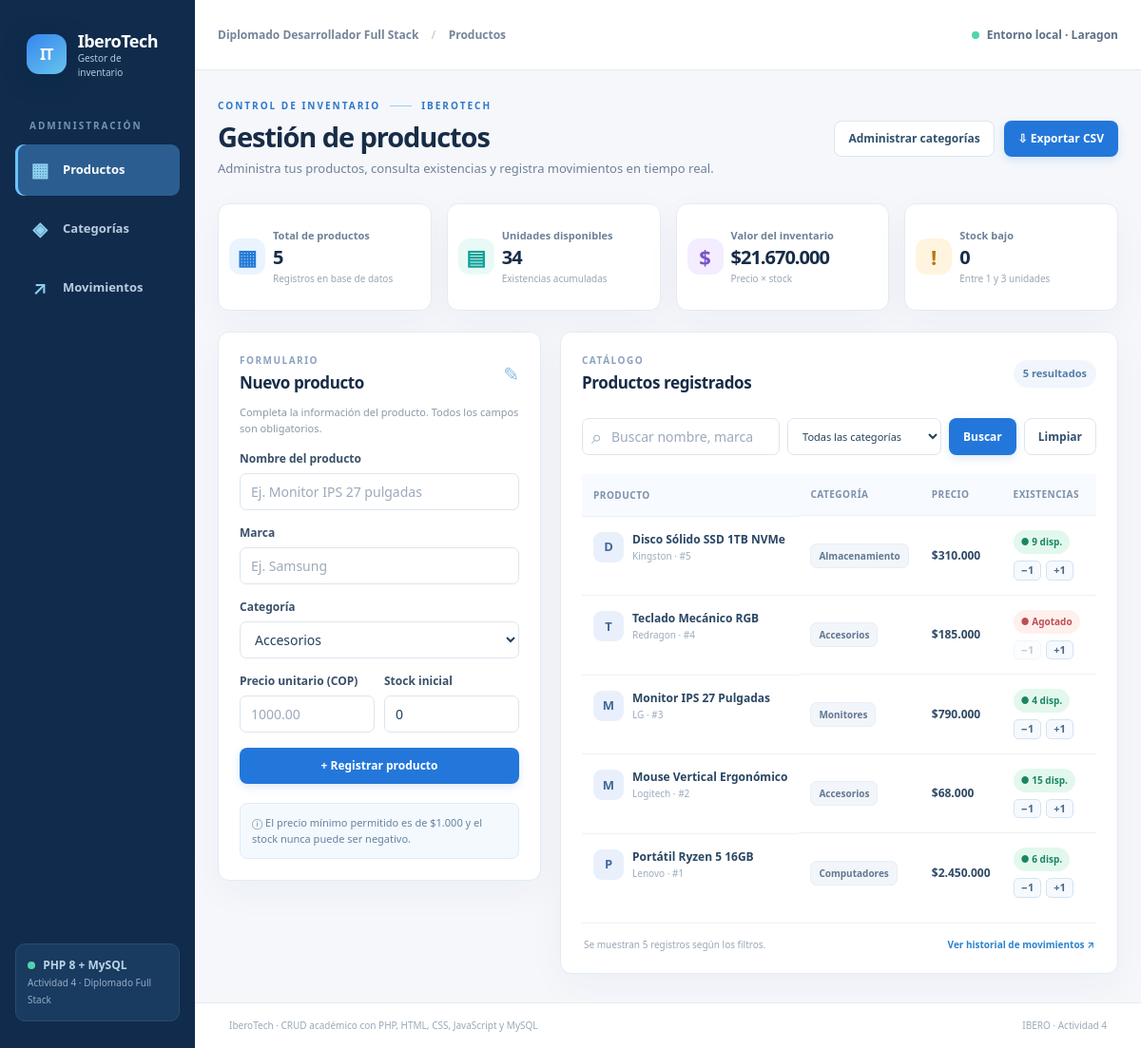
The page / on the database its author committed.
### tables this page shows
CREATE TABLE IF NOT EXISTS productos (
    id INT UNSIGNED AUTO_INCREMENT PRIMARY KEY,
    nombre VARCHAR(120) NOT NULL,
    marca VARCHAR(60) NOT NULL DEFAULT 'Genérica',
    categoria VARCHAR(60) NOT NULL,
    precio DECIMAL(12,2) NOT NULL DEFAULT 0,
    stock INT UNSIGNED NOT NULL DEFAULT 0,
    creado_en DATETIME NOT NULL DEFAULT CURRENT_TIMESTAMP,
    CONSTRAINT fk_productos_categoria FOREIGN KEY (categoria)
        REFERENCES categorias(nombre) ON UPDATE CASCADE ON DELETE RESTRICT,
    INDEX idx_producto_nombre(nombre),
    INDEX idx_producto_marca(marca),
    INDEX idx_producto_categoria(categoria)
);

### backend/funciones.php (called while the page is built, shortened)
<?php
function escapar(mixed $valor): string
{
    return htmlspecialchars((string) $valor, ENT_QUOTES | ENT_SUBSTITUTE, 'UTF-8');
}
function pesos(mixed $importe): string
{
    return '$' . number_format((float) $importe, 0, ',', '.');
}

### backend/inventario.php (called while the page is built, shortened)
<?php
function obtenerCategorias(PDO $pdo): array
{
    return $pdo->query('SELECT nombre FROM categorias ORDER BY nombre ASC')->fetchAll(PDO::FETCH_COLUMN);
}
function listarProductos(PDO $pdo, string $busqueda = '', string $filtroCategoria = ''): array
{
    $sql = 'SELECT p.* FROM productos p WHERE 1 = 1';
    $parametros = [];
    $sql .= ' ORDER BY p.id DESC';
    $consulta = $pdo->prepare($sql);
    $consulta->execute($parametros);
    return $consulta->fetchAll();
}
function obtenerIndicadores(PDO $pdo): array
{
    return $pdo->query('SELECT COUNT(*) AS total_productos,
      COALESCE(SUM(stock), 0) AS total_unidades,
      COALESCE(SUM(precio * stock), 0) AS valor_inventario,
      COALESCE(SUM(CASE WHEN stock > 0 AND stock <= 3 THEN 1 ELSE 0 END), 0) AS stock_bajo
      FROM productos')->fetch();
}

### index.php (the view, shortened to what this page needs)
<?php
require_once __DIR__ . '/backend/inicio.php';
require_once __DIR__ . '/backend/vistas.php';
$categorias = obtenerCategorias($pdo);
$productoEditar = ['id' => 0, 'nombre' => '', 'marca' => '', 'categoria' => 'Accesorios', 'precio' => '', 'stock' => '0'];
$busqueda = trim((string) ($_GET['q'] ?? ''));
$filtroCategoria = trim((string) ($_GET['categoria'] ?? ''));
if (!in_array($filtroCategoria, $categorias, true)) $filtroCategoria = '';
$productos = listarProductos($pdo, $busqueda, $filtroCategoria);
$indicadores = obtenerIndicadores($pdo);
cabecera('Productos', 'productos');
?>
<section class="page-heading">
  <div><div class="eyebrow">CONTROL DE INVENTARIO <span class="eyebrow-line"></span> IBEROTECH</div>
    <h1>Gestión de productos</h1>
    <p>Administra tus productos, consulta existencias y registra movimientos en tiempo real.</p></div>
  <div class="heading-actions"><a class="btn btn-soft" href="categorias.php">Administrar categorías</a><a class="btn btn-blue" href="exportar.php">⇩ Exportar CSV</a></div>
</section>
<div class="kpi-grid">
  <article class="kpi-card"><div class="kpi-icon blue">▦</div><div><span>Total de productos</span><strong><?= (int) $indicadores['total_productos'] ?></strong><small>Registros en base de datos</small></div></article>
  <article class="kpi-card"><div class="kpi-icon teal">▤</div><div><span>Unidades disponibles</span><strong><?= (int) $indicadores['total_unidades'] ?></strong><small>Existencias acumuladas</small></div></article>
  <article class="kpi-card"><div class="kpi-icon violet">$</div><div><span>Valor del inventario</span><strong><?= escapar(pesos($indicadores['valor_inventario'])) ?></strong><small>Precio × stock</small></div></article>
  <article class="kpi-card"><div class="kpi-icon amber">!</div><div><span>Stock bajo</span><strong><?= (int) $indicadores['stock_bajo'] ?></strong><small>Entre 1 y 3 unidades</small></div></article>
</div>
<div class="content-grid">
  <section class="surface form-surface" id="formulario-producto"><div class="surface-heading"><div><div class="section-kicker">FORMULARIO</div><h2><?= (int) $productoEditar['id'] > 0 ? 'Editar producto #' . (int) $productoEditar['id'] : 'Nuevo producto' ?></h2></div><span class="surface-icon">✎</span></div>
    <p class="form-intro">Completa la información del producto. Todos los campos son obligatorios.</p>
    <form method="post" action="index.php#formulario-producto" class="product-form">
      <label for="nombre">Nombre del producto</label><input id="nombre" name="nombre" type="text" maxlength="120" minlength="3" required placeholder="Ej. Monitor IPS 27 pulgadas" value="<?= escapar($productoEditar['nombre']) ?>">
      <label for="marca">Marca</label><input id="marca" name="marca" type="text" maxlength="60" minlength="2" required placeholder="Ej. Samsung" value="<?= escapar($productoEditar['marca']) ?>">
      <label for="categoria">Categoría</label><select id="categoria" name="categoria" required><option value="">Selecciona una categoría</option><?php foreach ($categorias as $categoria): ?><option value="<?= escapar($categoria) ?>" <?= $productoEditar['categoria'] === $categoria ? 'selected' : '' ?>><?= escapar($categoria) ?></option><?php endforeach; ?></select>
      <div class="form-two"><div><label for="precio">Precio unitario (COP)</label><input id="precio" type="number" name="precio" min="1000" max="9999999999.99" step="0.01" required placeholder="1000.00" value="<?= escapar($productoEditar['precio']) ?>"></div><div><label for="stock">Stock inicial</label><input id="stock" type="number" name="stock" min="0" max="1000000" step="1" required value="<?= escapar($productoEditar['stock']) ?>"></div></div>
      <button class="btn btn-blue btn-full" type="submit"><?= (int) $productoEditar['id'] > 0 ? 'Guardar cambios' : '+ Registrar producto' ?></button>
      <div class="form-help">ⓘ El precio mínimo permitido es de $1.000 y el stock nunca puede ser negativo.</div>
    </form>
  </section>
  <section class="surface table-surface"><div class="surface-heading"><div><div class="section-kicker">CATÁLOGO</div><h2>Productos registrados</h2></div><span class="records-count"><?= count($productos) ?> resultados</span></div>
    <form class="filters" action="index.php" method="get"><div class="search-field"><span>⌕</span><input aria-label="Buscar producto" type="search" name="q" maxlength="120" placeholder="Buscar nombre, marca o categoría…" value="<?= escapar($busqueda) ?>"></div><select aria-label="Filtrar categoría" name="categoria"><option value="">Todas las categorías</option><?php foreach ($categorias as $c): ?><option value="<?= escapar($c) ?>" <?= $filtroCategoria === $c ? 'selected' : '' ?>><?= escapar($c) ?></option><?php endforeach; ?></select><button class="btn btn-blue" type="submit">Buscar</button><a class="btn btn-soft" href="index.php">Limpiar</a></form>
    <div class="table-scroll"><table><thead><tr><th>PRODUCTO</th><th>CATEGORÍA</th><th>PRECIO</th><th>EXISTENCIAS</th><th>ACCIONES</th></tr></thead><tbody>
    <?php foreach ($productos as $p): ?>
      <tr><td class="product-cell"><div class="product-avatar"><?= escapar(strtoupper(substr((string) $p['nombre'], 0, 1))) ?></div><div><strong><?= escapar($p['nombre']) ?></strong><small><?= escapar($p['marca']) ?> · #<?= (int) $p['id'] ?></small></div></td>
      <td><span class="category-pill"><?= escapar($p['categoria']) ?></span></td><td class="price-cell"><?= escapar(pesos($p['precio'])) ?></td>
      <td><?php if ((int) $p['stock'] === 0): ?><span class="stock-badge out">● Agotado</span><?php elseif ((int) $p['stock'] <= 3): ?><span class="stock-badge low">● Últimas <?= (int) $p['stock'] ?> uds.</span><?php else: ?><span class="stock-badge good">● <?= (int) $p['stock'] ?> disp.</span><?php endif; ?>
        <div class="stock-actions"><form method="post" action="index.php" class="inline"><button type="submit" aria-label="Restar una unidad a <?= escapar($p['nombre']) ?>" title="Restar una unidad" <?= (int) $p['stock'] <= 0 ? 'disabled' : '' ?>>−1</button></form><form method="post" action="index.php" class="inline"><button type="submit" aria-label="Sumar una unidad a <?= escapar($p['nombre']) ?>" title="Sumar una unidad" <?= (int) $p['stock'] >= 1000000 ? 'disabled' : '' ?>>+1</button></form></div>
      </td><td></td></tr>
    <?php endforeach; ?>
    </tbody></table></div>
    <div class="table-foot"><span>Se muestran <?= count($productos) ?> registros según los filtros.</span><a href="movimientos.php">Ver historial de movimientos ↗</a></div>
  </section>
</div>
<?php pie(); ?>

### backend/vistas.php (shortened to what this page needs)
<?php
function cabecera(string $titulo, string $activo): void
{
    $tituloEsc = escapar($titulo);
    $menu = [
        ['index.php', 'productos', 'Productos', '▦'],
        ['categorias.php', 'categorias', 'Categorías', '◈'],
        ['movimientos.php', 'movimientos', 'Movimientos', '↗'],
    ];
    echo '<!DOCTYPE html><html lang="es"><head><meta charset="UTF-8"><meta name="viewport" content="width=device-width,initial-scale=1">';
    echo '<link rel="stylesheet" href="frontend/css/estilos.css"></head><body>';
    echo '<div class="app-layout"><aside class="sidebar"><a class="logo" href="index.php"><span class="logo-icon">IT</span><span><strong>IberoTech</strong><small>Gestor de inventario</small></span></a>';
    echo '<div class="sidebar-label">ADMINISTRACIÓN</div><nav class="nav" aria-label="Navegación principal">';
    foreach ($menu as [$url, $item, $etiqueta, $icono]) {
        $clase = $activo === $item ? ' activo' : '';
        echo '<a class="nav-link' . $clase . '" href="' . escapar($url) . '"><span class="nav-icon">' . escapar($icono) . '</span>' . escapar($etiqueta) . '</a>';
    }
    echo '</nav><div class="sidebar-note"><span class="note-dot"></span> PHP 8 + MySQL<br><small>Actividad 4 · Diplomado Full Stack</small></div></aside>';
    echo '<main class="main"><header class="topbar"><div class="topbar-crumb">Diplomado Desarrollador Full Stack <span>/</span> ' . $tituloEsc . '</div><div class="topbar-status"><span class="status-dot"></span> Entorno local · Laragon</div></header><div class="page">';
}
function pie(): void
{
    echo '</div><footer class="footer">IberoTech · CRUD académico con PHP, HTML, CSS, JavaScript y MySQL <span>IBERO · Actividad 4</span></footer></main></div>';
    echo '<script src="frontend/js/app.js" defer></script></body></html>';
}

### rows shown on the page
productos: stock "0", nombre "T", nombre "Teclado Mecánico RGB", marca "Redragon", id "4", categoria "Accesorios", precio "$185.000", shows "● Agotado"
productos: nombre "D", nombre "Disco Sólido SSD 1TB NVMe", marca "Kingston", id "5", categoria "Almacenamiento", precio "$310.000", stock "9"
productos: nombre "M", nombre "Monitor IPS 27 Pulgadas", marca "LG", id "3", categoria "Monitores", precio "$790.000", stock "4"
productos: nombre "M", nombre "Mouse Vertical Ergonómico", marca "Logitech", id "2", categoria "Accesorios", precio "$68.000", stock "15"
productos: nombre "P", nombre "Portátil Ryzen 5 16GB", marca "Lenovo", id "1", categoria "Computadores", precio "$2.450.000", stock "6"

### other values the page prints
escapar($icono) "▦"
escapar($etiqueta) "Productos"
escapar($icono) "◈"
escapar($etiqueta) "Categorías"
escapar($icono) "↗"
escapar($etiqueta) "Movimientos"
$tituloEsc "Productos"
$indicadores['total_productos'] "5"
$indicadores['total_unidades'] "34"
escapar(pesos($indicadores['valor_inventario'])) "$21.670.000"
$indicadores['stock_bajo'] "0"
count($productos) "5"
form field categoria "Accesorios"
